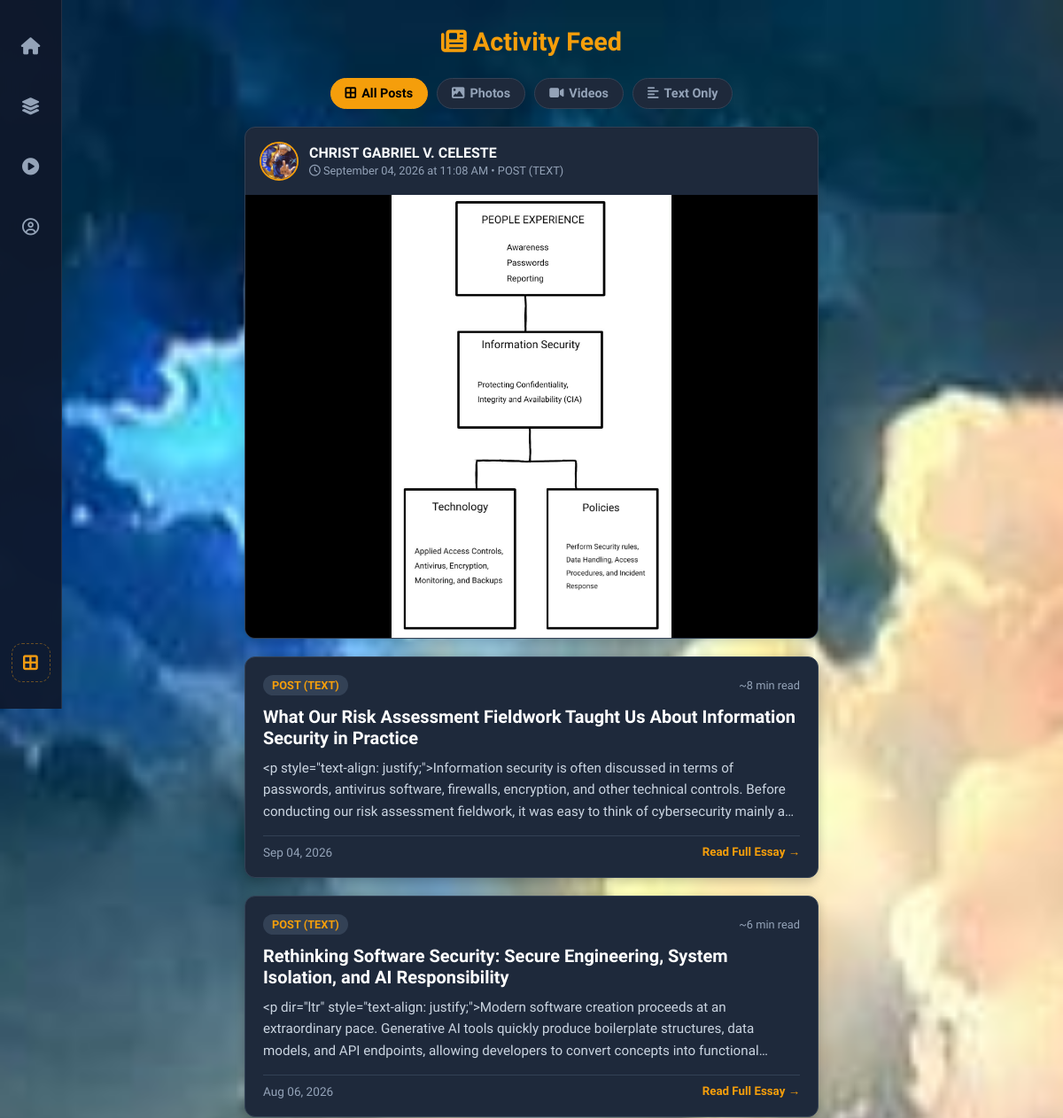
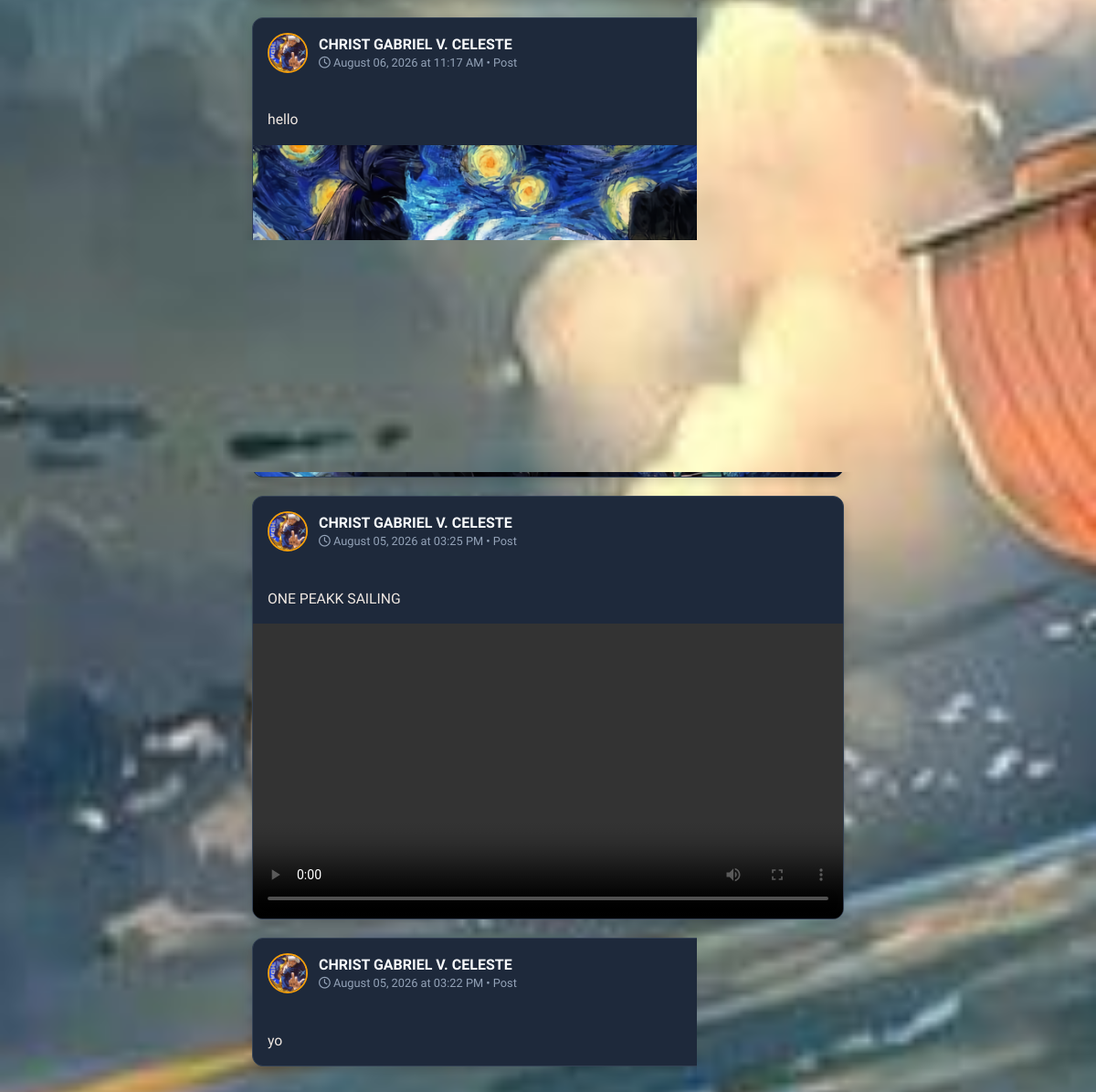
Page /blog on the committed database (2 pictures, top to bottom).
### app.py (models this page shows)
class MediaUpload(db.Model):
    id = db.Column(db.Integer, primary_key=True)
    title = db.Column(db.String(100), nullable=True)
    caption = db.Column(db.Text, nullable=True)
    badge = db.Column(db.String(50), default="Featured")
    filename = db.Column(db.String(255), nullable=True)
    media_type = db.Column(db.String(10), nullable=True)
    created_at = db.Column(db.DateTime, default=datetime.utcnow)

class UserProfile(db.Model):
    id = db.Column(db.Integer, primary_key=True)
    name = db.Column(db.String(100), default="CHRIST GABRIEL V. CELESTE")
    age = db.Column(db.String(20), default="20 YEARS OLD")
    email = db.Column(db.String(120), default="CYNATOPHER@EMAIL.COM")
    status = db.Column(db.String(50), default="SINGLE")
    graduated = db.Column(db.String(200), default="BACHELOR OF SCIENCE IN INFORMATION TECHNOLOGY")
    hobbies = db.Column(db.Text, default="")
    biography = db.Column(db.Text, default="")
    image_filename = db.Column(db.String(255), default="self.png")
    facebook_url = db.Column(db.String(255), nullable=True)
    instagram_url = db.Column(db.String(255), nullable=True)
    tiktok_url = db.Column(db.String(255), nullable=True)
    discord_url = db.Column(db.String(255), nullable=True)
    linkedin_url = db.Column(db.String(255), nullable=True)
    about_text = db.Column(db.Text, nullable=True)
    about_image = db.Column(db.String(255), nullable=True)

### app.py (the view)
@app.route('/blog')
def blog():
    category = request.args.get('category', 'all')
    query = MediaUpload.query.order_by(MediaUpload.id.desc())
    if category == 'image':
        posts = query.filter_by(media_type='image').all()
    elif category == 'video':
        posts = query.filter_by(media_type='video').all()
    elif category == 'text':
        posts = query.filter(
            (MediaUpload.media_type == 'text') |
            (MediaUpload.filename == 'none') |
            (MediaUpload.filename == None)
        ).all()
    else:
        posts = query.all()
    user_profile = UserProfile.query.first()
    return render_template('blogpage.html', posts=posts, user_profile=user_profile, active_category=category)

### templates/blogpage.html (shortened to what this page needs)
<!DOCTYPE html>
<html lang="en">
<head>
    <link rel="stylesheet" href="{{ url_for('static', filename='css/style.css') }}">
    <link rel="stylesheet" href="{{ url_for('static', filename='css/navbar.css') }}">
    <link rel="stylesheet" href="{{ url_for('static', filename='css/blogpage.css') }}">
    <link rel="stylesheet" href="https://cdnjs.cloudflare.com/ajax/libs/font-awesome/6.4.0/css/all.min.css">
</head>
<body class="blog-body">
    <nav class="sidebar">
        <div class="nav-top">
            <a href="{{ url_for('home') }}" class="nav-icon" title="Home">
                <i class="fa-solid fa-house"></i>
            </a>
            <a href="{{ url_for('project') }}" class="nav-icon" title="Projects">
                <i class="fa-solid fa-layer-group"></i>
            </a>
            <a href="{{ url_for('blog') }}" class="nav-icon" title="Blog">
                <i class="fa-solid fa-circle-play"></i>
            </a>
            <a href="{{ url_for('profile') }}" class="nav-icon" title="Profile">
                <i class="fa-regular fa-circle-user"></i>
            </a>
        </div>
        <div class="nav-bottom">
            <a href="{{ url_for('dashboard') }}" class="nav-icon" title="Dashboard">
                <i class="fa-solid fa-border-all"></i>
            </a>
        </div>
    </nav>
    <main class="feed-container">
        <div class="page-header">
            <h1><i class="fa-solid fa-newspaper"></i> Activity Feed</h1>
        </div>
        <div class="filter-tabs" style="display: flex; gap: 10px; margin-bottom: 20px; justify-content: center;">
            <a href="{{ url_for('blog', category='all') }}"
               class="tab-btn {% if active_category == 'all' or not active_category %}active{% endif %}">
                <i class="fa-solid fa-border-all"></i> All Posts
            </a>
            <a href="{{ url_for('blog', category='image') }}"
               class="tab-btn {% if active_category == 'image' %}active{% endif %}">
                <i class="fa-solid fa-image"></i> Photos
            </a>
            <a href="{{ url_for('blog', category='video') }}"
               class="tab-btn {% if active_category == 'video' %}active{% endif %}">
                <i class="fa-solid fa-video"></i> Videos
            </a>
            <a href="{{ url_for('blog', category='text') }}"
               class="tab-btn {% if active_category == 'text' %}active{% endif %}">
                <i class="fa-solid fa-align-left"></i> Text Only
            </a>
        </div>
        {% if posts %}
            {% for post in posts %}
                {% if post.caption and post.caption|length > 300 %}
                    <div class="essay-card" onclick="openEssayModal('essay-modal-{{ post.id }}')">
                        <div class="essay-card-header">
                            <span class="badge">{{ post.badge or 'Essay / Article' }}</span>
                            <span class="read-time">~{{ (post.caption.split()|length / 200)|round|int if (post.caption.split()|length / 200)|round|int > 0 else 1 }} min read</span>
                        </div>
                        <h3 class="essay-title">
                            {% if post.title and post.title != 'Untitled Post' %}
                                {{ post.title }}
                            {% else %}
                                Rethinking Software Security: Secure Engineering, System Isolation, and AI Responsibility
                            {% endif %}
                        </h3>
                        <div class="essay-snippet">
                            {{ post.caption[:280] }}...
                        </div>
                        <div class="essay-card-footer">
                            <span class="date">
                                {% if post.created_at %}
                                    {{ post.created_at.strftime('%b %d, %Y') }}
                                {% else %}
                                    Just now
                                {% endif %}
                            </span>
                            <button type="button" class="read-more-btn">Read Full Essay &rarr;</button>
                        </div>
                    </div>
                {% else %}
                    <div class="post-card">
                        <div class="post-card-header">
                            <img src="{% if user_profile and user_profile.image_filename %}{% if user_profile.image_filename.startswith('http') %}{{ user_profile.image_filename }}{% else %}{{ url_for('static', filename='uploads/' + user_profile.image_filename) }}{% endif %}{% else %}{{ url_for('static', filename='images/self.png') }}{% endif %}"
                                 alt="User Avatar" class="user-avatar">
                            <div class="post-user-info">
                                <h4>{{ user_profile.name if user_profile and user_profile.name else 'Krissooo' }}</h4>
                                <span>
                                    <i class="fa-regular fa-clock"></i>
                                    {% if post.created_at %}
                                        {{ post.created_at.strftime('%B %d, %Y at %I:%M %p') }}
                                    {% else %}
                                        Just now
                                    {% endif %}
                                    {% if post.badge %} • {{ post.badge }}{% endif %}
                                </span>
                            </div>
                        </div>
                        {% if post.caption %}
                            <div class="post-content-text">
                                {{ post.caption | replace('\n', '<br>') | safe }}
                            </div>
                        {% endif %}
                        {% if post.filename and post.filename != 'none' %}
                            <div class="post-media-container">
                                {% set media_url = post.filename if post.filename.startswith('http') else url_for('static', filename='uploads/' + post.filename) %}
                                {% if post.media_type == 'image' %}
                                    <img src="{{ media_url }}" alt="Post media">
                                {% elif post.media_type == 'video' %}
                                    <video controls style="width:100%;">
                                        <source src="{{ media_url }}">
                                    </video>
                                {% endif %}
                            </div>
                        {% endif %}
                    </div>
                {% endif %}
            {% endfor %}
        {% else %}
            <p style="text-align: center; color: #64748b; margin-top: 40px;">No posts yet. Publish something from your dashboard!</p>
        {% endif %}
    </main>
</body>
</html>

### static/css/style.css (style rules this page uses)
* { margin: 0; padding: 0; box-sizing: border-box; font-family: 'Jaro', sans-serif; }
html { scroll-behavior: smooth; }
body { display: block; width: 100%; min-height: 100vh; overflow-x: hidden; overflow-y: auto; background: url('../images/bg.jpg') no-repeat center center fixed; background-size: cover; }

### static/css/navbar.css (style rules this page uses)
.sidebar { position: fixed; top: 0; left: 0; height: 100vh; width: 70px; background: rgba(15, 23, 42, 0.9); backdrop-filter: blur(10px); border-right: 1px solid rgba(255, 255, 255, 0.1); display: flex; flex-direction: column; justify-content: space-between; align-items: center; padding: 30px 0; box-sizing: border-box; z-index: 1000; }
.nav-top, .nav-bottom { display: flex; flex-direction: column; gap: 24px; align-items: center; width: 100%; }
.nav-icon { display: flex; align-items: center; justify-content: center; width: 44px; height: 44px; color: #94a3b8; text-decoration: none; border-radius: 12px; font-size: 1.2rem; transition: all 0.25s ease; }
.nav-bottom .nav-icon { color: #f39c12; border: 1px dashed rgba(243, 156, 18, 0.4); }

### static/css/blogpage.css (style rules this page uses)
* { box-sizing: border-box; margin: 0; padding: 0; }
body { background-color: #0f172a; color: #f8fafc; font-family: 'Segoe UI', system-ui, -apple-system, sans-serif; min-height: 100vh; padding-bottom: 50px; }
.feed-container { max-width: 680px; margin: 30px auto; padding: 0 16px; }
.page-header { margin-bottom: 24px; text-align: center; }
.page-header h1 { font-size: 1.8rem; color: #f59e0b; }
.user-avatar { width: 44px; height: 44px; border-radius: 50%; object-fit: cover; border: 2px solid #f59e0b; }
.post-card { background: #1e293b; border: 1px solid #334155; border-radius: 12px; margin-bottom: 20px; overflow: hidden; box-shadow: 0 4px 12px rgba(0, 0, 0, 0.15); }
.post-card-header { padding: 16px; display: flex; align-items: center; gap: 12px; }
.post-user-info h4 { font-size: 1rem; color: #f8fafc; }
.post-user-info span { font-size: 0.8rem; color: #94a3b8; }
.post-content-text { padding: 0 16px 16px 16px; font-size: 0.98rem; line-height: 1.5; color: #f0e8e2; white-space: pre-line; }
.post-media-container { width: 100%; background: #000; }
.post-media-container img, .post-media-container video { width: 100%; max-height: 500px; display: block; object-fit: contain; }
.filter-tabs { display: flex; gap: 10px; margin-bottom: 24px; justify-content: center; flex-wrap: wrap; }
.tab-btn { background: #1e293b; color: #94a3b8; padding: 8px 16px; border-radius: 20px; text-decoration: none; font-size: 0.9rem; font-weight: 600; border: 1px solid #334155; transition: all 0.2s ease; display: flex; align-items: center; gap: 6px; }
.tab-btn.active { background: #f59e0b; color: #000; border-color: #f59e0b; }
.essay-card { background: #1e293b; border: 1px solid #334155; border-radius: 12px; padding: 20px; cursor: pointer; transition: transform 0.2s ease, border-color 0.2s ease; color: #f8fafc; margin-bottom: 20px; box-shadow: 0 4px 12px rgba(0, 0, 0, 0.2); }
.essay-card-header { display: flex; justify-content: space-between; align-items: center; margin-bottom: 12px; }
.badge { background: #334155; color: #f59e0b; padding: 4px 10px; font-size: 0.8rem; border-radius: 20px; font-weight: 600; }
.read-time { font-size: 0.8rem; color: #94a3b8; }
.essay-title { font-size: 1.25rem; color: #fff; margin-bottom: 10px; }
.essay-snippet { font-size: 0.95rem; line-height: 1.6; color: #cbd5e1; display: -webkit-box; -webkit-box-orient: vertical; -webkit-line-clamp: 3; line-clamp: 3; overflow: hidden; }
.essay-card-footer { display: flex; justify-content: space-between; align-items: center; margin-top: 15px; padding-top: 10px; border-top: 1px solid #334155; }
.essay-card-footer .date { font-size: 0.85rem; color: #94a3b8; }
.read-more-btn { background: none; border: none; color: #f59e0b; font-weight: 600; cursor: pointer; }

### rows in the picture
MediaUpload: image_filename (picture), created_at "September 04, 2026 at 11:08 AM", badge "POST (TEXT)", shows a picture
UserProfile: name "CHRIST GABRIEL V. CELESTE"
MediaUpload: badge "POST (TEXT)", caption "8", title "What Our Risk Assessment Fieldwork Taught Us About Information Security in Practice", caption "<p style=\"text-align: justify;\">Information security is often discussed in terms of passwords, antivirus software, firewalls, encryption, and other technical controls. Before conducting our risk assessment fieldwork, it was easy to think of cybersecurity mainly…", created_at "Sep 04, 2026"
MediaUpload: badge "POST (TEXT)", caption "6", title "Rethinking Software Security: Secure Engineering, System Isolation, and AI Responsibility", caption "<p dir=\"ltr\" style=\"text-align: justify;\">Modern software creation proceeds at an extraordinary pace. Generative AI tools quickly produce boilerplate structures, data models, and API endpoints, allowing developers to convert concepts into…", created_at "Aug 06, 2026"
MediaUpload: image_filename (picture), created_at "August 06, 2026 at 11:17 AM", badge "Post", caption "hello", shows a picture
MediaUpload: image_filename (picture), created_at "August 05, 2026 at 03:25 PM", badge "Post", caption "ONE PEAKK SAILING"
MediaUpload: image_filename (picture), created_at "August 05, 2026 at 03:22 PM", badge "Post", caption "yo"
